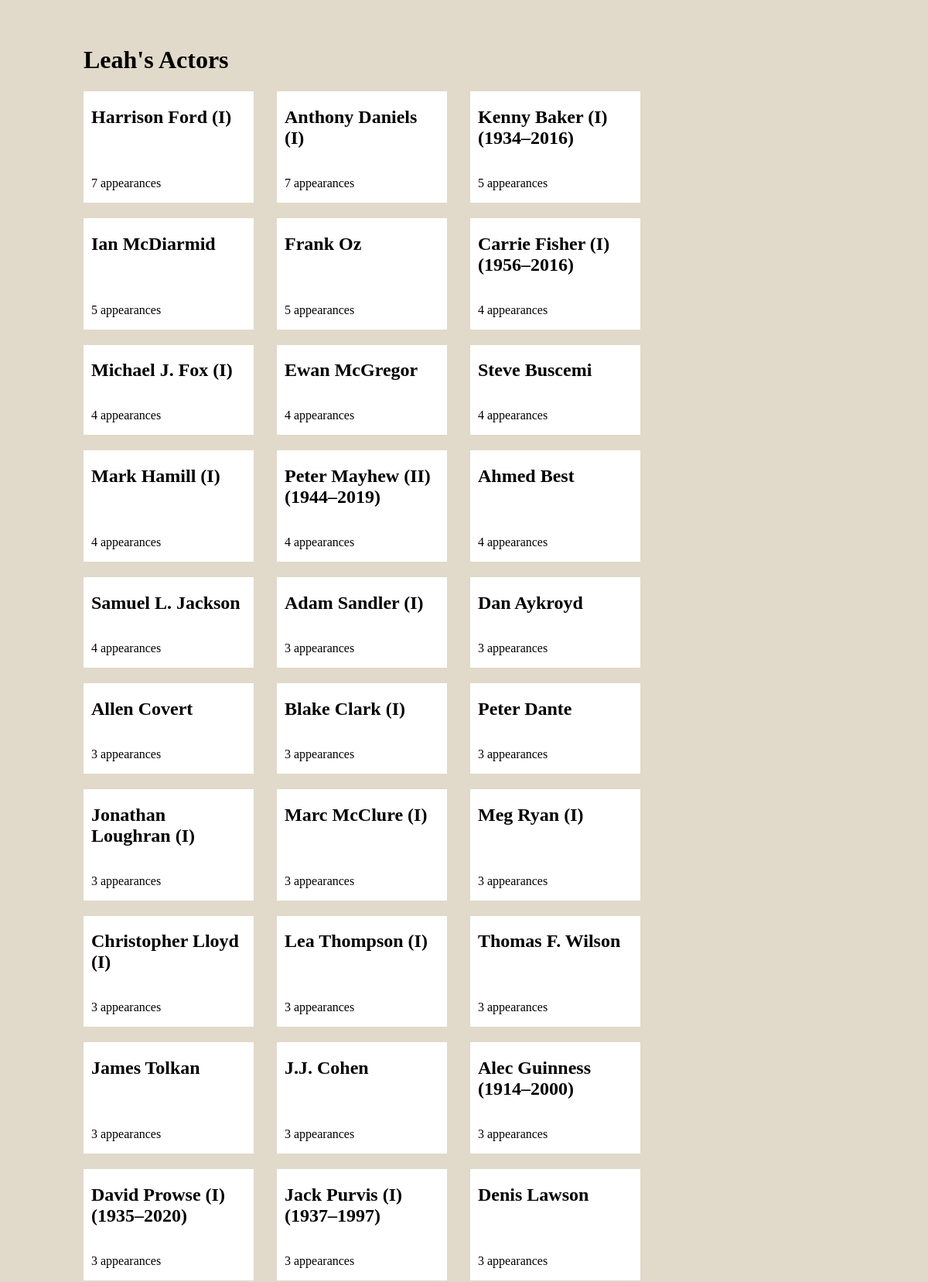
The page /watchlist/Leah/actors (upper part) on the database its author committed.
### watchlist/models.py (models this page shows, shortened)
class WatchList(models.Model):
    name = models.CharField(max_length=10)
    color = models.CharField(max_length=7, default="#ffffff")
    def __str__(self):
        return self.name

class Actor(models.Model):
    name = models.CharField(max_length=200)
    list = models.ForeignKey(
        WatchList,
        on_delete = models.CASCADE,
        null=True, blank=True
    )
    imdb_id = models.IntegerField(
        validators=[MinValueValidator(0)])

### watchlist/views.py (the view)
# urls.py: path('<list_name>/actors', views.actor_index, name='actor_index'),
def actor_index(request, list_name):
    watchlst = get_object_or_404(WatchList, name=list_name)
    actor_occurances = []   #accumulate list of actors that are in list more than once
    for actor in Actor.objects.filter(list=watchlst):
        n = len(Role.objects.filter(actor=actor))
        if n > 1:
            actor_occurances.append((actor, n))
        elif n == 0:
            actor.delete()
    actor_occurances.sort(reverse=True, key=lambda tup: tup[1])
    context = { 'watchlst': watchlst, 'actor_occurances': actor_occurances }
    return render(request, 'watchlist/actor-index.html', context)

### watchlist/templates/watchlist/actor-index.html
{% load static %}
<head>
  <link rel="stylesheet" href="{% static 'css/actor_index.css' %}">
</head>
<div class="page-content">
  <div class="header">
    <h1>{{ watchlst }}'s Actors</h1>
  </div>
  <div id="actor-list">
      {% for actor in actor_occurances %}
          <div class="actor-container">
              <h2><a href="{% url 'watchlist:actor_detail' actor.0.id %}">{{ actor.0.name }}</a></h2>
              <p>{{ actor.1 }} appearances</p>
          </div>
      {% endfor %}
  </div>
</div>

### watchlist/static/css/actor_index.css (style rules this page uses)
.page-content { padding: 30px 100px; }
#actor-list { display: flex; flex-direction: row; flex-wrap: wrap; }
.actor-container { display: flex; flex-direction: column; justify-content: space-between; padding: 0 10px; background: white; width: 200px; margin-bottom: 20px; margin-right: 30px; }
a { text-decoration: none; color: black; }

### rows shown on the page
WatchList: name "Leah"
Actor: name "Harrison Ford (I)", actor "7"
Actor: name "Anthony Daniels (I)", actor "7"
Actor: name "Kenny Baker (I) (1934–2016)", actor "5"
Actor: name "Ian McDiarmid", actor "5"
Actor: name "Frank Oz", actor "5"
Actor: name "Carrie Fisher (I) (1956–2016)", list "4"
Actor: name "Michael J. Fox (I)", list "4"
Actor: name "Ewan McGregor", list "4"
Actor: name "Steve Buscemi", list "4"
Actor: name "Mark Hamill (I)", list "4"
Actor: name "Peter Mayhew (II) (1944–2019)", list "4"
Actor: name "Ahmed Best", list "4"
Actor: name "Samuel L. Jackson", list "4"
Actor: name "Adam Sandler (I)", actor "3"
Actor: name "Dan Aykroyd", actor "3"
Actor: name "Allen Covert", actor "3"
Actor: name "Blake Clark (I)", actor "3"
Actor: name "Peter Dante", actor "3"
Actor: name "Jonathan Loughran (I)", actor "3"
Actor: name "Marc McClure (I)", actor "3"
Actor: name "Meg Ryan (I)", actor "3"
Actor: name "Christopher Lloyd (I)", actor "3"
Actor: name "Lea Thompson (I)", actor "3"
Actor: name "Thomas F. Wilson", actor "3"
Actor: name "James Tolkan", actor "3"
Actor: name "J.J. Cohen", actor "3"
Actor: name "Alec Guinness (1914–2000)", actor "3"
Actor: name "David Prowse (I) (1935–2020)", actor "3"
Actor: name "Jack Purvis (I) (1937–1997)", actor "3"
Actor: name "Denis Lawson", actor "3"
